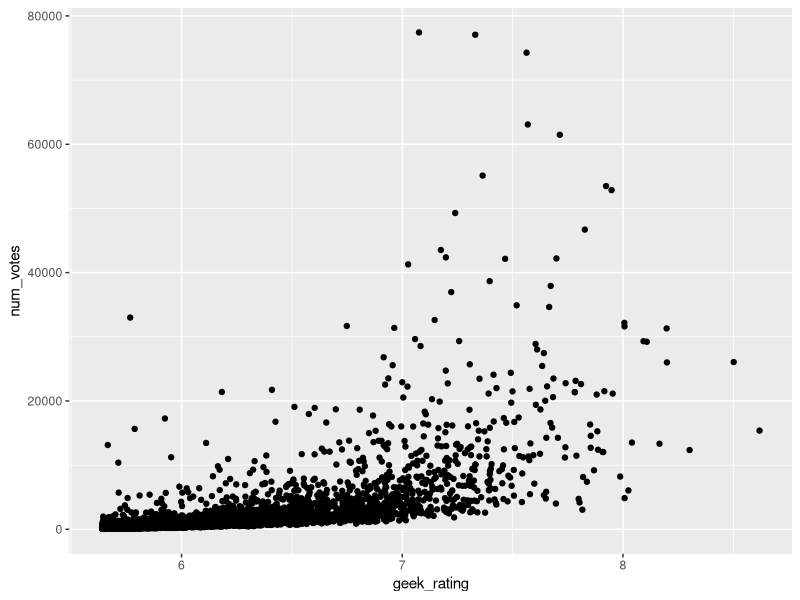
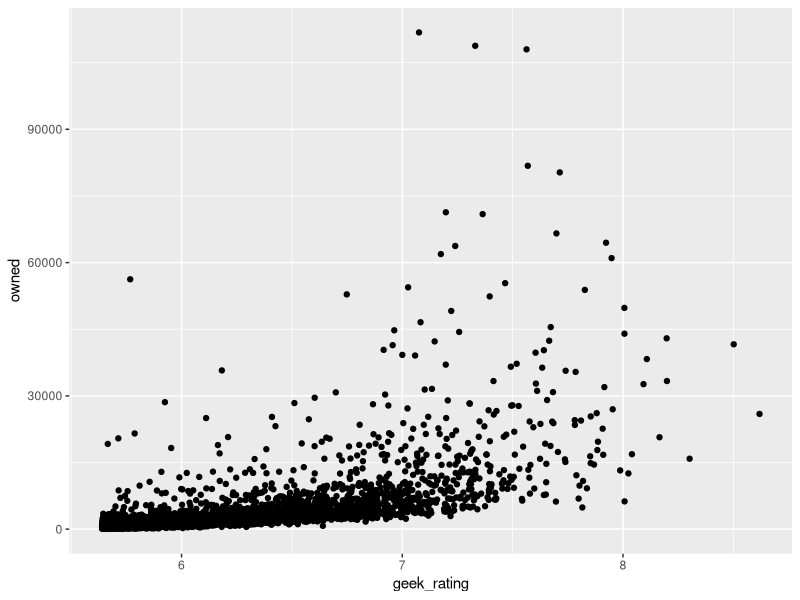
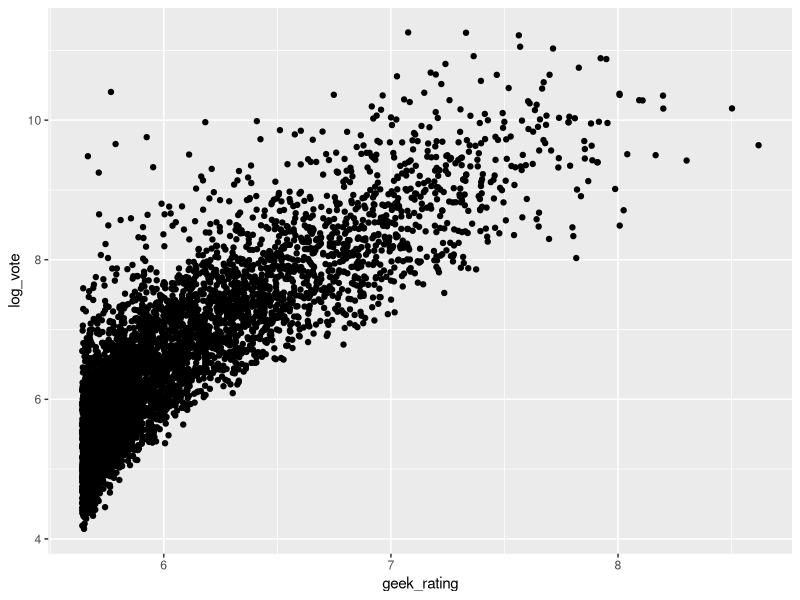
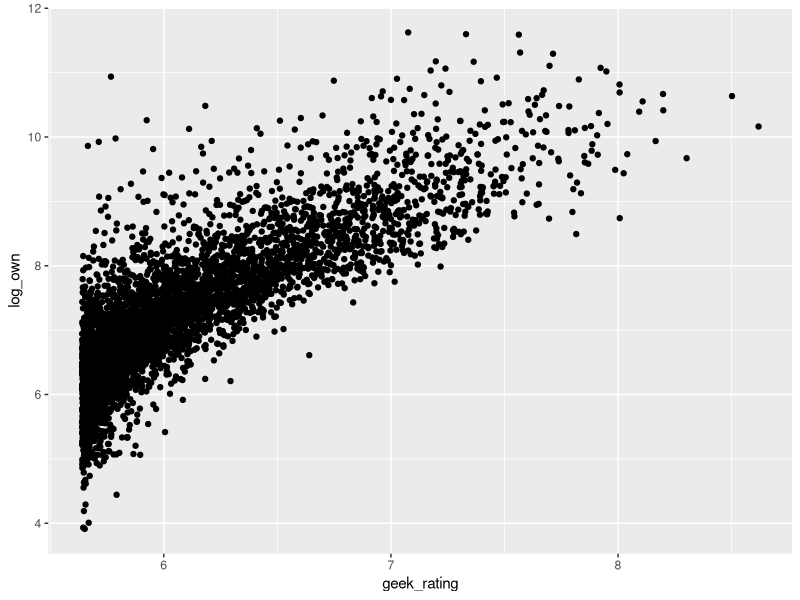

R code for these plots, in order:
## ---- chunk 1
knitr::opts_chunk$set(echo = TRUE,warning=F)
options(scipen=999)
library(tidyverse)
library(modelr)
library(broom)
## ---- chunk 2
bgg<-read.csv("bgg.csv")
bgg2=bgg[,c(4:13,15:20)]
head(bgg2)
## ---- chunk 3
bgg3 = bgg2 %>%
  mutate(
    duration = 2018 - year + 1,
    vote.per.year = num_votes / duration,
    own.per.year = owned / duration,
    player.range = max_players - min_players,
    log_vote = log(num_votes + 1),
    log_own = log(owned + 1),
    diff_rating = avg_rating - geek_rating
  )
  
head(bgg3)
## ---- chunk 4
ggplot(bgg3) +
  geom_point(aes(geek_rating, num_votes))

ggplot(bgg3) +
  geom_point(aes(geek_rating, owned))

ggplot(bgg3) +
  geom_point(aes(geek_rating, log_vote))

ggplot(bgg3) +
  geom_point(aes(geek_rating, log_own))
## ---- chunk 5
set.seed(0)

bgg4 = bgg3 %>%
        mutate(Set=sample(x = c("Train", "Test"), size = 4999, replace = TRUE, prob = c(0.8, 0.2)))

train.bgg<-filter(bgg4,Set=="Train")
test.bgg<-filter(bgg4,Set=="Test")

## ---- chunk 6
lm1 = lm(geek_rating ~ log_vote, data=train.bgg)
lm2 = lm(geek_rating ~ log_own, data=train.bgg)
lm3 = lm(geek_rating ~ log_own + vote.per.year + weight ,data=train.bgg)
## ---- chunk 7
test.bgg2 = test.bgg %>%
  add_predictions(lm1, var="lm1pred") %>%
  add_predictions(lm2, var="lm2pred") %>%
  add_predictions(lm3, var="lm3pred") %>%
  add_residuals(lm1, var="lm1res") %>%
  add_residuals(lm2, var="lm2res") %>%
  add_residuals(lm3, var="lm3res")

str(test.bgg2)
## ---- chunk 8
test=c(-5,-2,0,3,5)

MAE.func = function(res){
  MAE = mean(abs(res), na.rm = TRUE)
  return(MAE)
}

MAE.func(test)
## ---- chunk 9
MAE.func(test.bgg2$lm1res)
MAE.func(test.bgg2$lm2res)
MAE.func(test.bgg2$lm3res)
